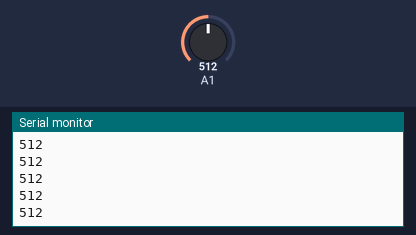
A sketch run on a simulated Arduino Uno, built with avr-gcc and run on an emulated ATmega328P. On the bench: the last lines printed to the serial monitor. Inputs (shaded band) come from the test bench; at power-on: A1 = 512.

Above: at 1.2 s.
1.3 s: A1 set to 716
At 2.2 s:
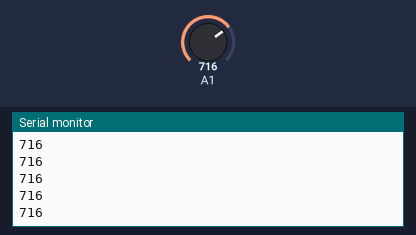
2.8 s: A1 set to 900
At 3.6 s:
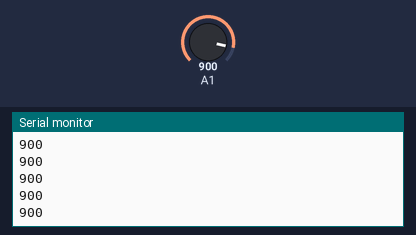
Timing chart, 0 to 5.8 s (numbered marks = the images above; inputs shaded):
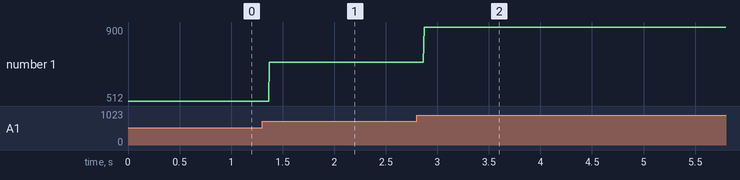

Measured:
- after the input at 1.3 s, the serial monitor: prints a new line after 0.07 s (image 1)
- after the input at 2.8 s, the serial monitor: prints a new line after 0.07 s (image 2)
- plotted number 1: 512 → 716 after the input at 1.3 s, 716 → 900 after the input at 2.8 s

The sketch:

Serial_Stream.ino
```cpp
void setup() {
  Serial.begin(9600);

}

void loop() {
  // put your main code here, to run repeatedly:
  Serial.println(analogRead(A1)); //Determine which Arduino pin is input and write it here. Must be an ANALOG pin
  delay(1); //Delay to prevent oversaturation of data
}
```
